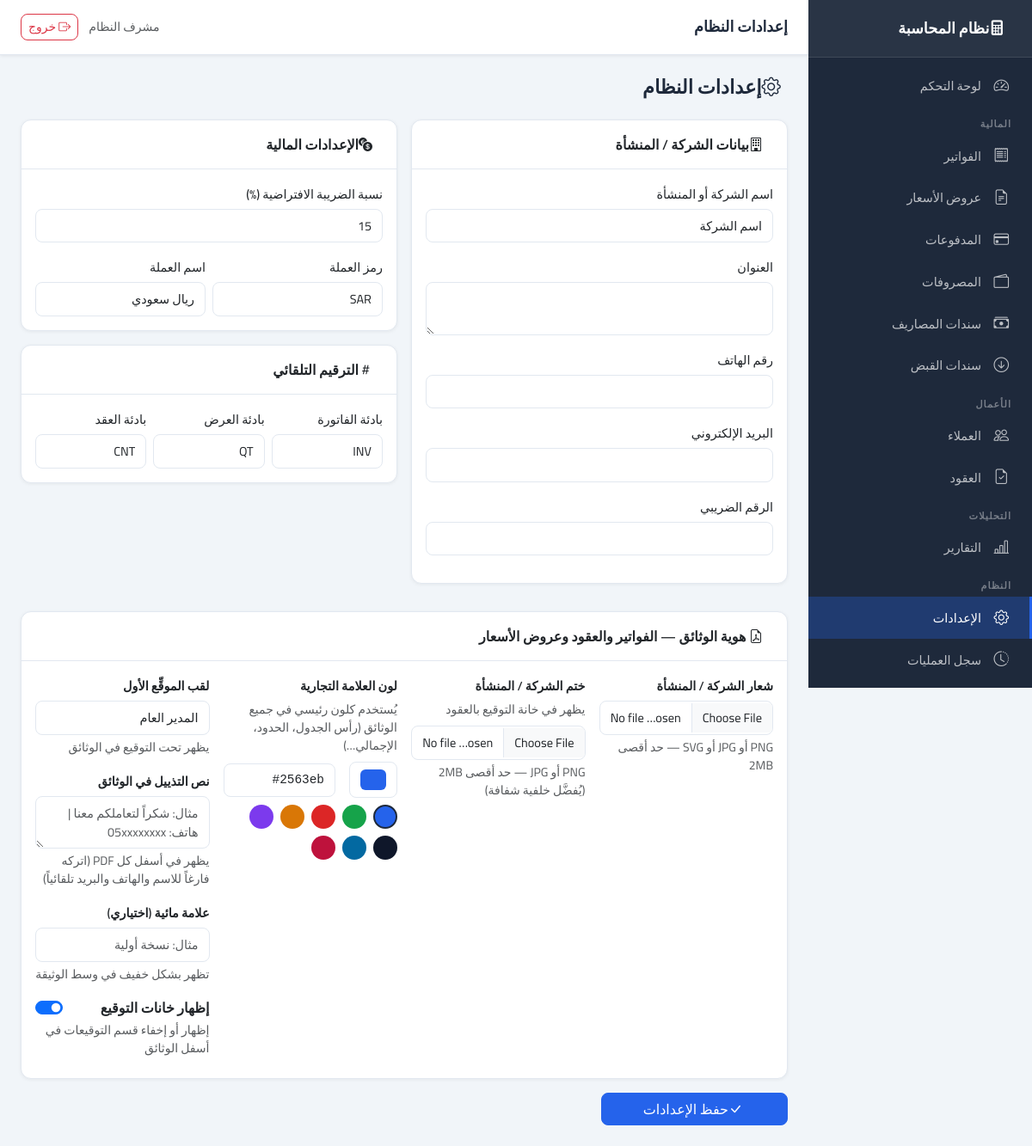
The app's page /settings (signed in) with its own data.
### app/models/settings.py (models this page shows, shortened)
class AppSetting(Base):
    __tablename__ = "app_settings"
    id: Mapped[int] = mapped_column(primary_key=True, index=True)
    key: Mapped[str] = mapped_column(String(100), unique=True, index=True, nullable=False)
    value: Mapped[str | None] = mapped_column(Text, nullable=True)
    description: Mapped[str | None] = mapped_column(String(255), nullable=True)

### app/routers/settings.py (the view)
@router.get("", response_class=HTMLResponse)
async def settings_page(
    request: Request,
    db: Session = Depends(get_db),
    saved: bool = False,
):
    if not request.session.get("user_id"):
        return RedirectResponse(url="/auth/login", status_code=302)
    settings = SettingsService(db).get_all()
    return templates.TemplateResponse("settings/index.html", {
        "request": request, "settings": settings, "saved": saved, "error": None
    })

### app/core/logging_config.py (called while the page is built)
    def filter(self, record: logging.LogRecord) -> bool:
        record.request_id = _request_id_var.get()
        return True

    def format(self, record: logging.LogRecord) -> str:
        if isinstance(record.args, dict):
            record.args = {
                k: ("***" if any(s in k.lower() for s in self.SENSITIVE) else v)
                for k, v in record.args.items()
            }
        return super().format(record)

### app/templates/settings/index.html (shortened to what this page needs)
{% extends "base.html" %}
{% block page_title %}إعدادات النظام{% endblock %}
{% block content %}
<div class="page-header">
    <h1><i class="bi bi-gear me-2"></i>إعدادات النظام</h1>
</div>
<form method="post" action="/settings" enctype="multipart/form-data">
    <div class="row g-3">
        <div class="col-lg-6">
            <div class="card mb-3">
                <div class="card-header"><i class="bi bi-building me-2"></i>بيانات الشركة / المنشأة</div>
                <div class="card-body">
                    <div class="mb-3">
                        <label class="form-label">اسم الشركة أو المنشأة</label>
                        <input type="text" name="company_name" class="form-control"
                               value="{{ settings.get('company_name', '') }}">
                    </div>
                    <div class="mb-3">
                        <label class="form-label">العنوان</label>
                        <textarea name="company_address" class="form-control" rows="2">{{ settings.get('company_address', '') }}</textarea>
                    </div>
                    <div class="mb-3">
                        <label class="form-label">رقم الهاتف</label>
                        <input type="text" name="company_phone" class="form-control"
                               value="{{ settings.get('company_phone', '') }}">
                    </div>
                    <div class="mb-3">
                        <label class="form-label">البريد الإلكتروني</label>
                        <input type="email" name="company_email" class="form-control"
                               value="{{ settings.get('company_email', '') }}">
                    </div>
                    <div class="mb-3">
                        <label class="form-label">الرقم الضريبي</label>
                        <input type="text" name="company_tax_number" class="form-control"
                               value="{{ settings.get('company_tax_number', '') }}">
                    </div>
                </div>
            </div>
        </div>
        <div class="col-lg-6">
            <div class="card mb-3">
                <div class="card-header"><i class="bi bi-currency-exchange me-2"></i>الإعدادات المالية</div>
                <div class="card-body">
                    <div class="mb-3">
                        <label class="form-label">نسبة الضريبة الافتراضية (%)</label>
                        <input type="number" name="default_tax_rate" class="form-control"
                               value="{{ settings.get('default_tax_rate', '15') }}"
                               min="0" max="100" step="0.01">
                    </div>
                    <div class="row g-2">
                        <div class="col-6">
                            <label class="form-label">رمز العملة</label>
                            <input type="text" name="currency" class="form-control"
                                   value="{{ settings.get('currency', 'SAR') }}" maxlength="10">
                        </div>
                        <div class="col-6">
                            <label class="form-label">اسم العملة</label>
                            <input type="text" name="currency_name" class="form-control"
                                   value="{{ settings.get('currency_name', 'ريال سعودي') }}">
                        </div>
                    </div>
                </div>
            </div>
            <div class="card">
                <div class="card-header"><i class="bi bi-hash me-2"></i>الترقيم التلقائي</div>
                <div class="card-body">
                    <div class="row g-2">
                        <div class="col-4">
                            <label class="form-label">بادئة الفاتورة</label>
                            <input type="text" name="invoice_prefix" class="form-control"
                                   value="{{ settings.get('invoice_prefix', 'INV') }}" maxlength="10">
                        </div>
                        <div class="col-4">
                            <label class="form-label">بادئة العرض</label>
                            <input type="text" name="quote_prefix" class="form-control"
                                   value="{{ settings.get('quote_prefix', 'QT') }}" maxlength="10">
                        </div>
                        <div class="col-4">
                            <label class="form-label">بادئة العقد</label>
                            <input type="text" name="contract_prefix" class="form-control"
                                   value="{{ settings.get('contract_prefix', 'CNT') }}" maxlength="10">
                        </div>
                    </div>
                </div>
            </div>
        </div>
        <div class="col-12">
            <div class="card">
                <div class="card-header">
                    <i class="bi bi-file-earmark-pdf me-2"></i>
                    هوية الوثائق — الفواتير والعقود وعروض الأسعار
                </div>
                <div class="card-body">
                    <div class="row g-3 align-items-start">
                        <div class="col-md-3">
                            <label class="form-label fw-semibold">شعار الشركة / المنشأة</label>
                            {% set logo = settings.get('company_logo', '') %}
                            <input type="file" name="company_logo_file" class="form-control"
                                   accept="image/png,image/jpeg,image/jpg,image/svg+xml,image/webp"
                                   id="logoInput">
                            <div class="form-text">PNG أو JPG أو SVG — حد أقصى 2MB</div>
                        </div>
                        <div class="col-md-3">
                            <label class="form-label fw-semibold">ختم الشركة / المنشأة</label>
                            <p class="text-muted small mb-2">يظهر في خانة التوقيع بالعقود</p>
                            {% set stamp = settings.get('company_stamp', '') %}
                            <input type="file" name="company_stamp_file" class="form-control"
                                   accept="image/png,image/jpeg,image/jpg,image/webp"
                                   id="stampInput">
                            <div class="form-text">PNG أو JPG — حد أقصى 2MB (يُفضَّل خلفية شفافة)</div>
                        </div>
                        <div class="col-md-3">
                            <label class="form-label fw-semibold">لون العلامة التجارية</label>
                            <p class="text-muted small mb-2">
                                يُستخدم كلون رئيسي في جميع الوثائق (رأس الجدول، الحدود، الإجمالي…)
                            </p>
                            <div class="d-flex align-items-center gap-3">
                                <input type="color" name="pdf_primary_color" id="colorPicker"
                                       class="form-control form-control-color flex-shrink-0"
                                       style="width:56px;height:42px;cursor:pointer"
                                       value="{{ settings.get('pdf_primary_color', '#2563eb') }}">
                                <input type="text" id="colorHex" class="form-control font-monospace"
                                       value="{{ settings.get('pdf_primary_color', '#2563eb') }}"
                                       maxlength="7" placeholder="#2563eb"
                                       oninput="syncColorFromHex(this.value)">
                            </div>
                            <div class="mt-2 d-flex gap-2 flex-wrap" id="colorSwatches">
                                {% for hex, label in [
                                    ('#2563eb','أزرق'),('#16a34a','أخضر'),('#dc2626','أحمر'),
                                    ('#d97706','برتقالي'),('#7c3aed','بنفسجي'),('#0f172a','أسود'),
                                    ('#0369a1','سماوي'),('#be123c','قرمزي')
                                ] %}
                                <button type="button" onclick="setColor('{{ hex }}')"
                                    class="swatch-btn"
                                    style="width:28px;height:28px;border-radius:50%;background:{{ hex }};
                                           border:2px solid transparent;cursor:pointer;transition:border-color .15s"
                                    title="{{ label }}"></button>
                                {% endfor %}
                            </div>
                        </div>
                        <div class="col-md-3">
                            <div class="mb-3">
                                <label class="form-label fw-semibold">لقب الموقِّع الأول</label>
                                <input type="text" name="pdf_signatory_title" class="form-control"
                                       value="{{ settings.get('pdf_signatory_title', 'المدير العام') }}"
                                       placeholder="مثال: المدير المالي">
                                <div class="form-text">يظهر تحت التوقيع في الوثائق</div>
                            </div>
                            <div class="mb-3">
                                <label class="form-label fw-semibold">نص التذييل في الوثائق</label>
                                <textarea name="pdf_footer_text" class="form-control" rows="2"
                                          placeholder="مثال: شكراً لتعاملكم معنا | هاتف: 05xxxxxxxx">{{ settings.get('pdf_footer_text', '') }}</textarea>
                                <div class="form-text">يظهر في أسفل كل PDF (اتركه فارغاً للاسم والهاتف والبريد تلقائياً)</div>
                            </div>
                            <div class="mb-3">
                                <label class="form-label fw-semibold">علامة مائية (اختياري)</label>
                                <input type="text" name="pdf_watermark" class="form-control"
                                       value="{{ settings.get('pdf_watermark', '') }}"
                                       placeholder="مثال: نسخة أولية">
                                <div class="form-text">تظهر بشكل خفيف في وسط الوثيقة</div>
                            </div>
                            <div class="mb-2">
                                <div class="form-check form-switch">
                                    <input class="form-check-input" type="checkbox"
                                           name="pdf_show_signatures" value="1" id="showSignatures"
                                           {% if settings.get('pdf_show_signatures', '1') == '1' %}checked{% endif %}>
                                    <label class="form-check-label fw-semibold" for="showSignatures">
                                        إظهار خانات التوقيع
                                    </label>
                                </div>
                                <div class="form-text">إظهار أو إخفاء قسم التوقيعات في أسفل الوثائق</div>
                            </div>
                        </div>
                    </div>
                </div>
            </div>
        </div>
    </div>
    <div class="mt-3">
        <button type="submit" class="btn btn-primary px-5">
            <i class="bi bi-check-lg me-1"></i>حفظ الإعدادات
        </button>
    </div>
</form>
{% endblock %}

### app/static/css/main.css (style rules this page uses)
:root { --primary: #2563eb; --primary-dark: #1d4ed8; --secondary: #64748b; --success: #16a34a; --danger: #dc2626; --warning: #d97706; --sidebar-bg: #1e293b; --sidebar-width: 260px; --topbar-height: 64px; --bg: #f1f5f9; --card-bg: #ffffff; --border: #e2e8f0; --text: #1e293b; --text-muted: #64748b; }
* { box-sizing: border-box; }
body { font-family: 'Cairo', sans-serif; background: var(--bg); color: var(--text); margin: 0; direction: rtl; }
.card { background: var(--card-bg); border: 1px solid var(--border); border-radius: 12px; box-shadow: 0 1px 4px rgba(0,0,0,0.06); }
.card-header { background: transparent; border-bottom: 1px solid var(--border); padding: 1rem 1.25rem; font-weight: 600; }
.form-label { font-weight: 500; font-size: 0.9rem; margin-bottom: 0.4rem; }
.form-control, .form-select { border-radius: 8px; border: 1.5px solid var(--border); font-family: 'Cairo', sans-serif; font-size: 0.9rem; padding: 0.5rem 0.75rem; }
.btn { font-family: 'Cairo', sans-serif; border-radius: 8px; font-weight: 500; }
.btn-primary { background: var(--primary); border-color: var(--primary); }
.page-header { display: flex; align-items: center; justify-content: space-between; margin-bottom: 1.5rem; gap: 0.75rem; flex-wrap: wrap; }
.page-header h1 { font-size: 1.4rem; font-weight: 700; margin: 0; }

### records on screen
AppSetting: company_name "اسم الشركة"
AppSetting: default_tax_rate "15"
AppSetting: currency "SAR"
AppSetting: currency_name "ريال سعودي"
AppSetting: invoice_prefix "INV"
AppSetting: quote_prefix "QT"
AppSetting: contract_prefix "CNT"
AppSetting: pdf_primary_color "#2563eb", get "#2563eb"
AppSetting: pdf_signatory_title "المدير العام"

### other values on screen
{{ request.session.get('full_name', '') }} "مشرف النظام"
